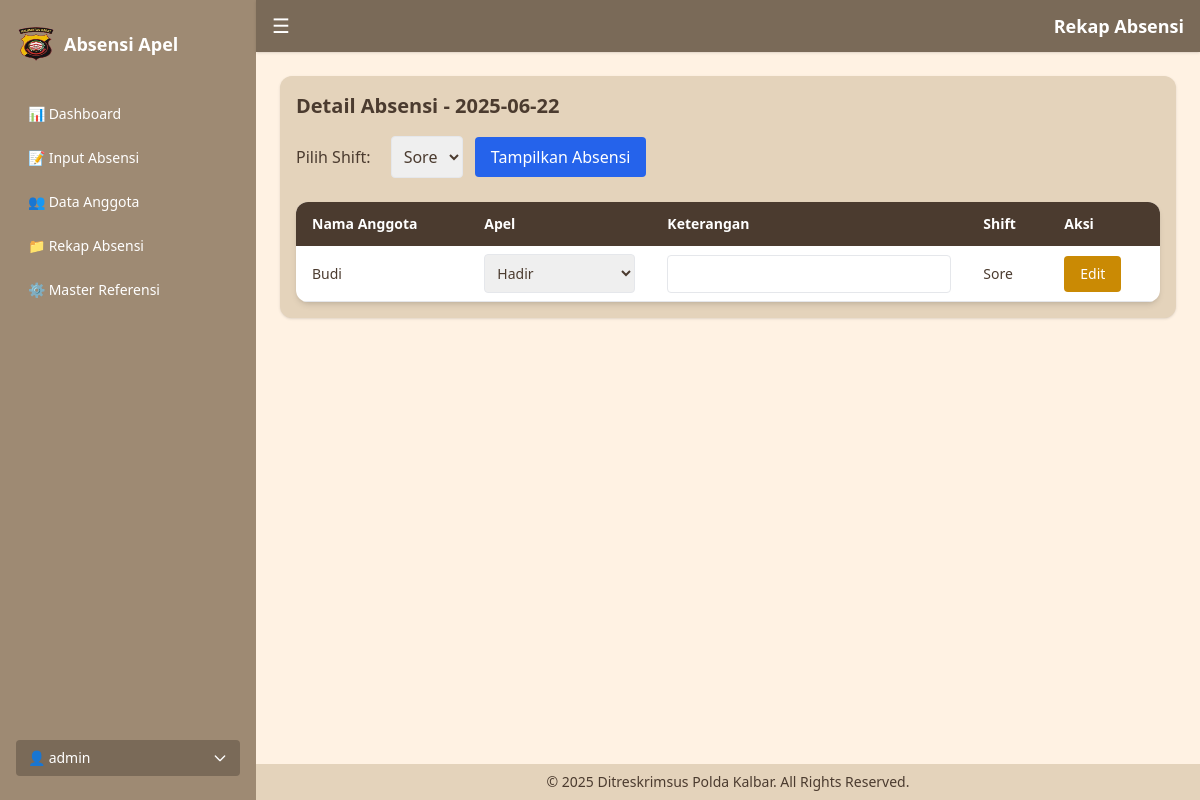
Screenshot of /php/absensi-detail.php?tanggal=2025-06-22&waktu_shift=Sore (signed in) with the database file from the repository.
### tables this page shows
CREATE TABLE `absensi` (
  `id` int NOT NULL,
  `anggota_id` int NOT NULL,
  `apel` enum('Hadir','Tidak Hadir') NOT NULL,
  `keterangan` text,
  `waktu` datetime NOT NULL,
  `tanggal` date NOT NULL,
  `waktu_shift` enum('Pagi','Sore') DEFAULT NULL,
  `sprint_pdf_path` varchar(255) DEFAULT NULL,
  `created_at` timestamp NULL DEFAULT CURRENT_TIMESTAMP
);

CREATE TABLE `anggota` (
  `id` int NOT NULL,
  `nama` varchar(100) NOT NULL,
  `pangkat_id` int DEFAULT NULL,
  `jabatan_id` int DEFAULT NULL,
  `subsatker_id` int DEFAULT NULL
);

### php/absensi-detail.php (the view, shortened to what this page needs)
<?php
include 'koneksi.php';
if (isset($_GET['tanggal'])) {
    $tanggal = $_GET['tanggal'];
} else {
    header("Location: riwayat-absensi.php");
    exit;
}
$waktu_shift = isset($_GET['waktu_shift']) ? $_GET['waktu_shift'] : 'Pagi';
$query = "SELECT a.*, b.nama, c.nama_pangkat, d.nama_jabatan, e.nama_subsatker
          FROM absensi a
          JOIN anggota b ON a.anggota_id = b.id
          LEFT JOIN pangkat c ON b.pangkat_id = c.id
          LEFT JOIN jabatan d ON b.jabatan_id = d.id
          LEFT JOIN subsatker e ON b.subsatker_id = e.id
          WHERE a.tanggal = '$tanggal' AND a.waktu_shift = '$waktu_shift'
          ORDER BY a.waktu";
$result = mysqli_query($conn, $query);
?>
<!DOCTYPE html>
<html lang="id">
<head>
    <script src="https://cdn.tailwindcss.com"></script>
</head>
<body class="bg-[#fff2e3] text-[#4b3b2f] min-h-screen flex">
    <?php include 'includes/sidebar.php'; ?>
    <div class="flex-1 flex flex-col min-h-screen">
        <?php include 'includes/header.php'; ?>
        <main class="p-6 flex-1">
            <div class="bg-[#e4d3bb] p-4 rounded-xl shadow">
                <h2 class="text-xl font-bold mb-4">Detail Absensi - <?= $tanggal ?></h2>
                <form method="GET" action="absensi-detail.php" class="mb-6">
                    <label for="waktu_shift" class="mr-4">Pilih Shift:</label>
                    <select name="waktu_shift" id="waktu_shift" class="border p-2 rounded">
                        <option value="Sore" <?= $waktu_shift == 'Sore' ? 'selected' : '' ?>>Sore</option>
                    </select>
                    <button type="submit" class="bg-blue-600 text-white px-4 py-2 rounded ml-2">Tampilkan Absensi</button>
                </form>
                <table class="min-w-full bg-white text-sm rounded-xl overflow-hidden shadow-md">
                    <thead class="bg-[#4b3b2f] text-white">
                        <tr>
                            <th class="py-3 px-4 text-left">Nama Anggota</th>
                            <th class="py-3 px-4 text-left">Apel</th>
                            <th class="py-3 px-4 text-left">Keterangan</th>
                            <th class="py-3 px-4 text-left">Shift</th>
                            <th class="py-3 px-4 text-left">Aksi</th>
                        </tr>
                    </thead>
                    <tbody>
                        <?php while ($row = mysqli_fetch_assoc($result)) { ?>
                            <form method="POST">
                                <tr class="border-b">
                                    <td class="py-2 px-4"><?= htmlspecialchars($row['nama']) ?></td>
                                    <td class="py-2 px-4">
                                        <select name="apel" class="w-full border p-2 rounded">
                                            <option value="Hadir" <?= $row['apel'] == 'Hadir' ? 'selected' : '' ?>>Hadir</option>
                                        </select>
                                    </td>
                                    <td class="py-2 px-4">
                                        <input type="text" name="keterangan" value="<?= htmlspecialchars($row['keterangan']) ?>" class="w-full border p-2 rounded">
                                    </td>
                                    <td class="py-2 px-4">
                                        <?= $row['waktu_shift'] ?>
                                    </td>
                                    <td class="py-2 px-4">
                                        <button type="submit" class="bg-yellow-600 text-white px-4 py-2 rounded">Edit</button>
                                    </td>
                                </tr>
                            </form>
                        <?php } ?>
                    </tbody>
                </table>
            </div>
        </main>
        <?php include 'includes/footer.php'; ?>
    </div>
</body>
</html>

### rows the page displays
absensi: anggota.nama "Budi", apel "Hadir", waktu_shift "Sore"

### other values shown
$_SESSION['admin'] "admin"
$tanggal "2025-06-22"
